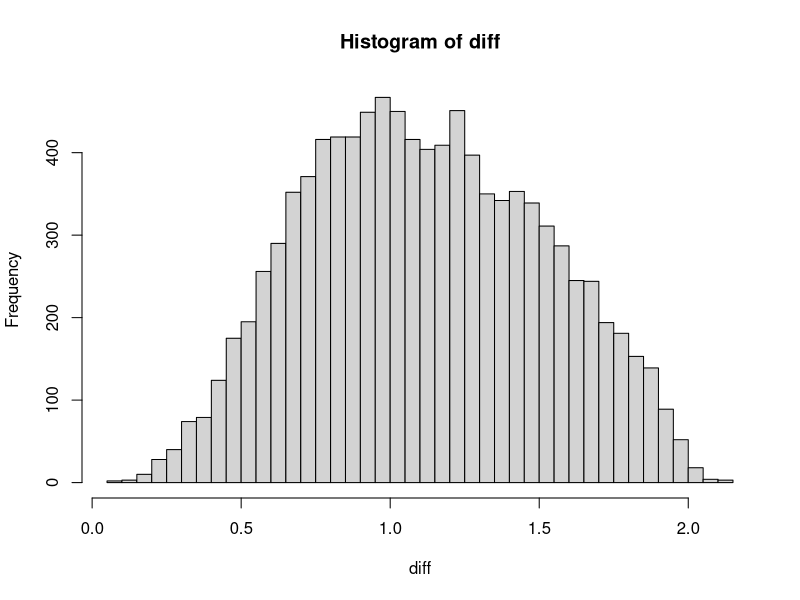

Here is the R script that generated this plot:
# setwd("Workshop/Week4")
# cleanup
rm(list = ls())

expectedLength <- function (x, y) max(
  sqrt((x[1]-x[2])^2+ (y[1]-y[2])^2),
  sqrt((x[1]-x[3])^2+ (y[1]-y[3])^2),
  sqrt((x[2]-x[3])^2+ (y[2]-y[3])^2)
)

N <- 10^4; diff <- numeric(N)
for (i in 1:N){
  # Generate three random x coordinates and three random y coordinates.
  # (uniform distribution)
  xCoors <- runif(3, 0, 2)
  yCoors <- runif(3, 0, 1)
  diff[i] <- expectedLength(xCoors, yCoors)
}

# Now do this 10000 times in a for loop, plot a histogram, and calculate the sample mean.
hist(diff, breaks="FD")
# determine the expected length of thelongest piece of cable required
mean(diff) # 1.116809